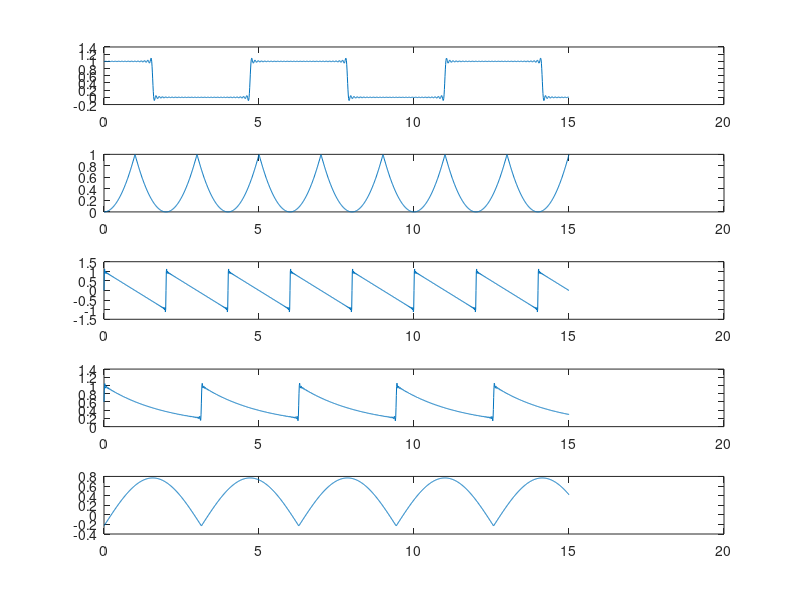
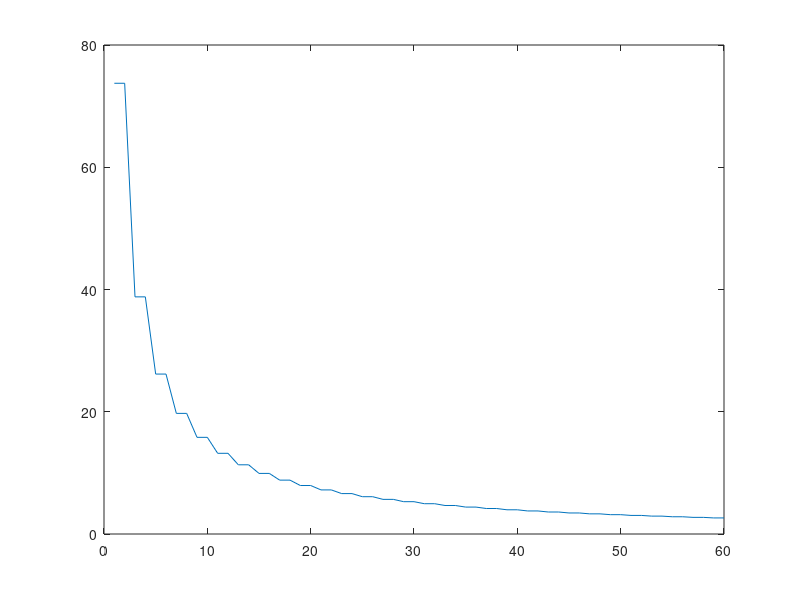

These charts were generated, in order, by the following MATLAB code:
clear
t=0:0.01:15;
x10=0.5;
x20=1/3;
x30=0;
x40=0.504;
x50=(2/pi)^2

x1 = x10;
x2 = x20;
x3 = x30;
x4 = x40;
x5 = x50;

p1 = x10^2;
p2 = x20^2;
p3 = x30^2;
p4 = x40^2;
p5 = x50^2;

x1r = zeros(1,length(t));
for i=1:length(t);
    if (mod((t(i) + pi /2), 2*pi) < pi)
         x1r(i) = 1;
    end
end

for k=1:60
    x1c(k) = (-1)^((k-1)/2)*2/(pi*k);
    x2c(k) = (4/pi^2)*((-1)^k/(k)^2);
    x3c(k) = (2/pi)*1/k;
    x4c(k) = 0.504*2/sqrt(1+16*k^2);
    x5c(k) = 2/pi*1/(1-4*k^2);

    if rem(k,2)==1;
        x1 = x1+x1c(k)*cos(k*t);
    end
    x2 = x2+x2c(k)*(cos(k*pi*t));
    x3 = x3+x3c(k)*sin(pi*k*t);
    x4 = x4+x4c(k)*cos(2*k*t-atan(4*k));
    x5 = x5+ x5c(k)*(exp(j*2*k*t)+exp(-j*2*k*t));

    p1 = p1+1/2 * (x1c(k))^2;
    p2 = p2+1/2 * (x2c(k))^2;
    p3 = p3+1/2 * (x3c(k))^2;
    p4 = p4+1/2 * (x4c(k))^2;
    p5 = p5+1/2 * (x5c(k))^2;
    
    figure(1)
    subplot(5,1,1), plot(t,x1)
    subplot(5,1,2), plot(t,x2)
    subplot(5,1,3), plot(t,x3)
    subplot(5,1,4), plot(t,x4)
    subplot(5,1,5), plot(t,x5)

    MSE(k)=(x1r-x1)*(x1r-x1)';
end
figure(2);
plot(MSE)
